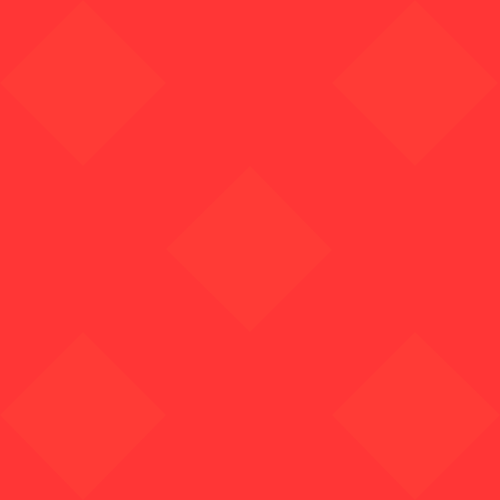
Frame 1 (no input)
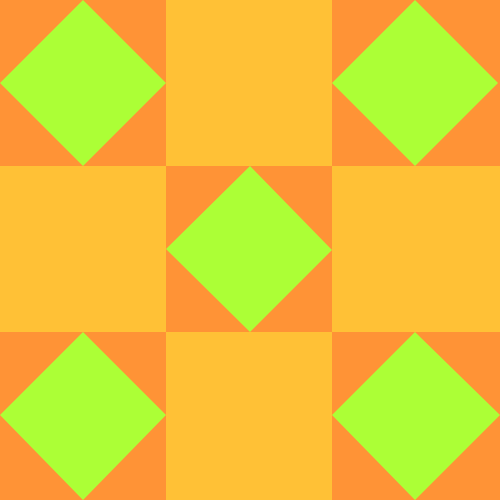
Frame 60 (the mouse pressed at the canvas centre just before this capture)
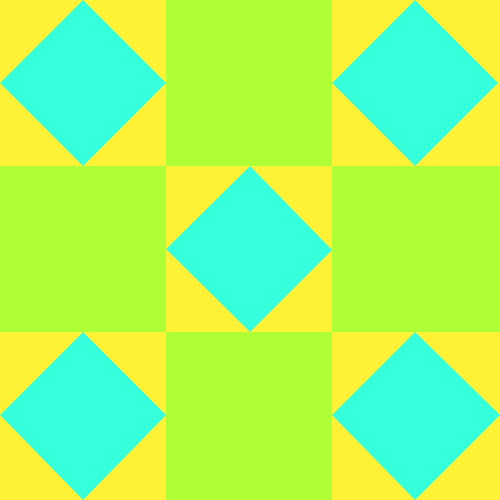
Frame 120 (the mouse held since frame 60 and released just before this capture)

The Processing sketch that drew these frames (run headless with seeded random() and noise(); from frame 60 on, the mouse is pressed at the canvas centre):

// Processing sketch: processing_133965
// ── processing_133965.pde

float x=0;
float y=1;
void setup () {
size(500,500);
colorMode(HSB);
}
void draw (){
background(x/3,200,255);
fill(x/2,200,255);
x+=y;
if(x>255 || x==0) {
y=y*-1;
}
noStroke();
quad(0, height/3, 0, (height/3)*2, (width/3), (height/3)*2, width/3, height/3);
quad(width/3,0, width/3,height/3, (width/3)*2, (height/3), (width/3)*2, 0);
quad((width/3)*2, (height/3), (width/3)*2, (height/3)*2, width, (height/3)*2, width, height/3);
quad(width/3, (height/3)*2, width/3, height, (width/3)*2, height, (width/3)*2, (height/3)*2);
fill(x/1,200,255);
quad(width/6, 0,0, height/6, width/6, (height/6)*2, (width/6)*2, (height/6));
quad((width/6), (height/6)*4,0, (height/6)*5, width/6, height, (width/6)*2, (height/6)*5);
quad((width/6)*5, 0,(width/6)*4, height/6, (width/6)*5, (height/6)*2, (width/6)*6, (height/6));
quad((width/6)*5, (height/6)*4,(width/6)*4, (height/6)*5, (width/6)*5, height, width, (height/6)*5);
quad((width/2), (height/6)*2,(width/6)*2, (height/6)*3, width/2, (height/6)*4, (width/6)*4, height/2);
}
